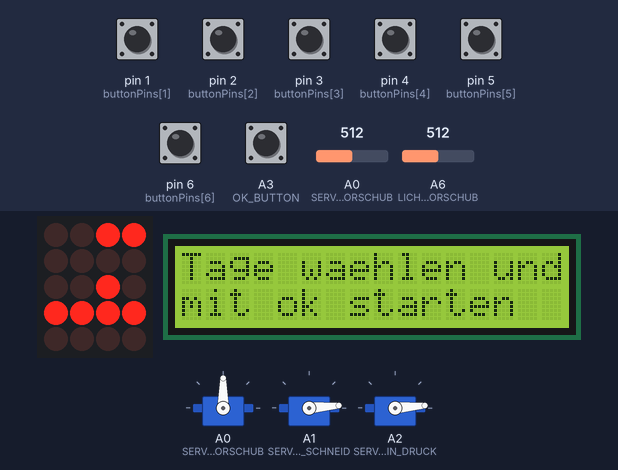
A sketch run on a simulated Arduino Nano, built with avr-gcc and run on an emulated ATmega328P. On the bench: 4×5 LED matrix, 16×2 character LCD, 3 × servo. Wiring (inferred from the names in the program): charlieplexed LEDs: lines pin 7, pin 8, pin 9, pin 10, pin 11. Inputs (shaded band) come from the test bench; at power-on: A3 (OK_BUTTON), pin 1 (buttonPins[1]), pin 2 (buttonPins[2]), pin 3 (buttonPins[3]), pin 4 (buttonPins[4]), pin 5 (buttonPins[5]), pin 6 (buttonPins[6]) HIGH, A0 (SERVO_PIN_VORSCHUB) = 512, A6 (LICHTSCHRANKE_VORSCHUB) = 512.

Above: at 4.1 s.
4.2 s: A3 (OK_BUTTON) pulled LOW for 0.15 s
At 5.2 s:
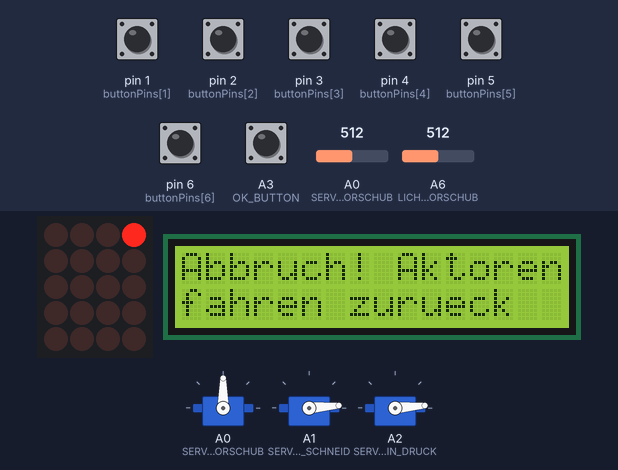
7.3 s: A3 (OK_BUTTON) pulled LOW for 0.15 s
At 7.7 s:
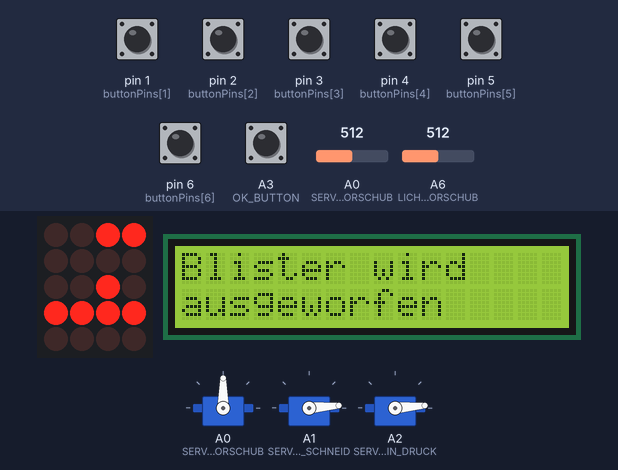
9.4 s: A3 (OK_BUTTON) pulled LOW for 1 s
At 10.3 s:
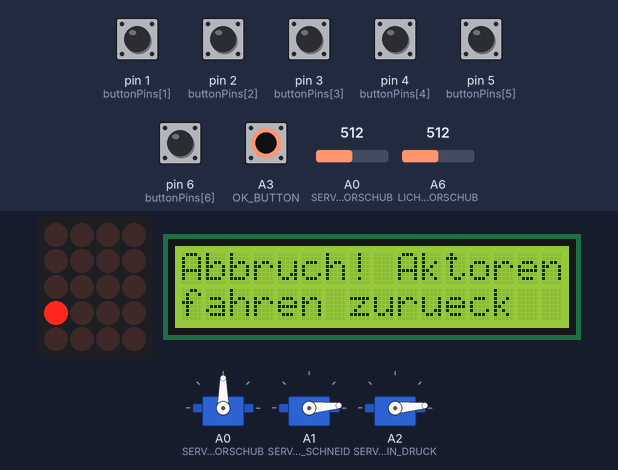
12.9 s: A3 (OK_BUTTON) pulled LOW for 0.15 s
At 15.1 s:
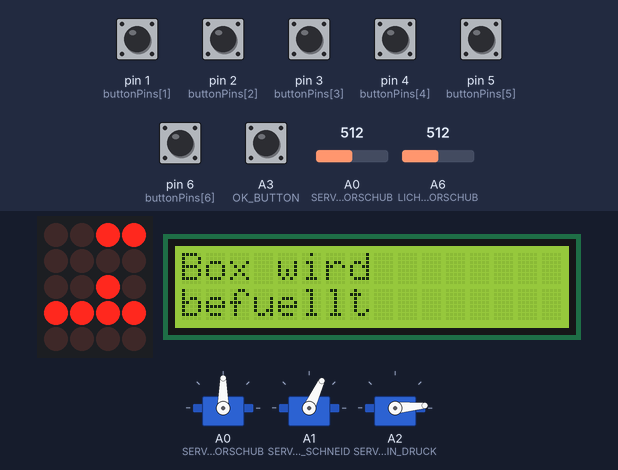
16.0 s: A3 (OK_BUTTON) pulled LOW for 1 s
At 16.5 s:
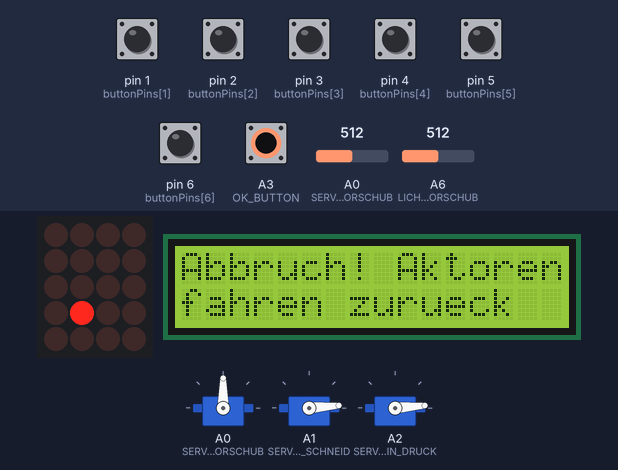
19.5 s: A3 (OK_BUTTON) pulled LOW for 0.15 s
At 22.3 s:
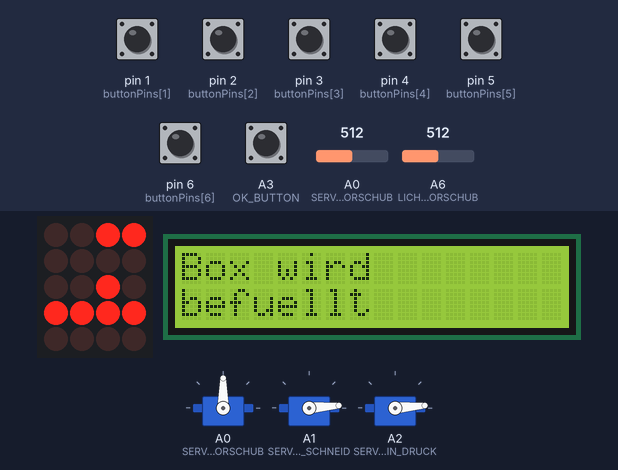
Timing chart, 0 to 28.6 s (numbered marks = the images above; inputs shaded):
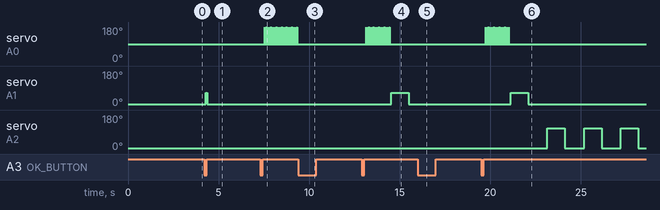

Measured:
- after the input at 4.2 s, servo on A1 (SERVO_PIN_SCHNEID): 5° → 65° after 0.09 s, → 5° 0.07 s later; the display: first changes after 0.16 s (image 1 shows a later state)
- after the input at 7.3 s, servo on A0 (SERVO_PIN_VORSCHUB): alternates 180° for 0.01 s and 90° for 0.05 s, starting after 0.25 s; the display: first changes after 0.13 s (image 2 shows a later state)
- after the input at 9.4 s, servo on A1 (SERVO_PIN_SCHNEID): stays 5° (without the input it goes to 65° after 0.03 s); servo on A2 (SERVO_PIN_DRUCK): stays 5° (without the input it goes to 110° after 2.1 s); the display: first changes after 0.06 s (image 3 shows a later state)
- after the input at 12.9 s, servo on A0 (SERVO_PIN_VORSCHUB): alternates 180° for 0.01 s and 90° for 0.05 s, 44 changes in all, then stays 90°, starting after 0.25 s; servo on A1 (SERVO_PIN_SCHNEID): 5° → 65° after 1.6 s, → 5° 0.96 s later; the display: first changes after 0.13 s (image 4 shows a later state)
- after the input at 16.0 s, servo on A2 (SERVO_PIN_DRUCK): stays 5° (without the input it goes to 110° after 0.56 s); the display: first changes after 0.06 s (image 5 shows a later state)
- after the input at 19.5 s, servo on A0 (SERVO_PIN_VORSCHUB): alternates 180° for 0.01 s and 90° for 0.05 s, 44 changes in all, then stays 90°, starting after 0.24 s; servo on A1 (SERVO_PIN_SCHNEID): 5° → 65° after 1.6 s, → 5° 0.95 s later
- what the display in image 1 shows lasts 2.0 s, from 4.4 s to 6.4 s

The sketch:

master.ino
```cpp
#include <CapacitiveSensor.h>
#include <Servo.h>
#include <Wire.h>              // Wire Bibliothek einbinden
#include <LiquidCrystal_I2C.h> // Vorher hinzugefügte LiquidCrystal_I2C Bibliothek einbinden
#include <stdio.h>
#include <string.h>
LiquidCrystal_I2C lcd(0x27, 16, 2);

// A-E: LED Pins für Charlieplexing
#define E 7
#define D 8
#define C 9
#define B 10
#define A 11

// servo pins
#define SERVO_PIN_SORTIERER 12
#define SERVO_PIN_VORSCHUB A0
#define SERVO_PIN_SCHNEID A1
#define SERVO_PIN_DRUCK A2

// lichtschranken pins
#define LICHTSCHRANKE_PILLDROP A7 //A7 nur als analog in möglich
#define LICHTSCHRANKE_VORSCHUB A6 //A7 nur als analog in möglich

// button pins
#define OK_BUTTON A3
int buttonPins[7] = {0, 1, 2, 3, 4, 5, 6};
#define CAPA_CLOCK 13

// Einstellungen
#define LED_PERIODE 1
#define BUTTON_SCHUTZ_PERIODE 1000
#define BUTTON_TAG_ABTAST_PERIODE 100
#define BUTTON_OK_ABTAST_PERIODE 100
#define LICHTSCHRANKE_PILLDROP_ABTAST_PERIODE 100
#define SERVO_VORSCHUB_SPEED 60 // max = 70
#define AUSWERFZEIT 5000        // in ms
#define BUTTON_SCHWELLE 200     //
#define LICHTSCHRANKE_SCHWELLE_PILLDROP 150
#define LICHTSCHRANKE_SCHWELLE_VORSCHUB 500

unsigned long currentMillis;               // vergangene Zeit in ms seit Programmstart
unsigned long startMillisLed;              // aktuelle LED periode
unsigned long startMillisButtonsSchutz[7]; // aktuellte Button Schutz Periode (entprellen)
unsigned long startMillisButtonsTagAbtast; // aktuelle Tage Button abtast Periode
unsigned long startMillisButtonsOkAbtast;  // aktuelle Ok Button abtast Periode
unsigned long startMillisLSPilldropAbtast; // aktuelle Lichtschranke Pilldrop abtast Periode
unsigned long startMillisServoVorschub;    // aktuelle Servo Vorschub Periode
unsigned long startMillisServoDruck;       // aktuelle Servo Druck Periode
unsigned long startMillisServoSchneid;     // aktuelle Servo Schneid Periode
unsigned long startMillisAuswerfen;        // aktuelle auswerf Periode

int charlieplexingLeds[2][7][2] = // schaltplan, um LED # mit charlieplexing blau oder grün zu schalten
    {
        {{C, A}, {C, B}, {B, C}, {B, D}, {B, E}, {E, A}, {E, B}}, // blau
        {{B, A}, {A, B}, {A, C}, {A, D}, {A, E}, {D, A}, {D, B}}  // grün
};      //  1       2       3       4       5        6       7

// operationsvariablen
int ledIncrement = 0; // aktuell schaltende LED

bool tageButtonValues[7]; // 0: nicht aktiv, 1: aktiv
bool fuellStandBox[7];    // 0: nicht voll, 1: voll
//  bool tageButtonValues[7] = {1,1,1,1,1,1,1}; // 0: nicht aktiv, 1: aktiv
//  bool fuellStandBox[7] = {0,0,0,0,0,0,0};    // 0: nicht voll, 1: voll


int blisterPosition; // Pille über Schneidestempel (0-6) 0: Blister noch nicht im System 6: Pille 5 unter Druck Stempel

int status; // 0: waiting for start, 1: turn to nupsi, 2: cut&press, 3: auswerfen, 4: Abbruch
int sortiererPosition; // 0: not in position, 1: in position

// Servo objekte erstellen
Servo servoSortierer;
Servo servoVorschub;
Servo servoSchneid;
Servo servoDruck;

//capacitive Button Objekte erstellen
CapacitiveSensor tageButtons[7] = {CapacitiveSensor(13, 0),CapacitiveSensor(13, 1),CapacitiveSensor(13, 2),CapacitiveSensor(13, 3),CapacitiveSensor(13, 4),CapacitiveSensor(13, 5),CapacitiveSensor(13, 6)};
CapacitiveSensor okButton = CapacitiveSensor(13, OK_BUTTON);

void setup()
{
  //Serial.begin(9600);

  pinMode(A, INPUT);
  pinMode(B, INPUT);
  pinMode(C, INPUT);
  pinMode(D, INPUT);
  pinMode(E, INPUT);
  pinMode(LICHTSCHRANKE_PILLDROP, INPUT);
  pinMode(LICHTSCHRANKE_VORSCHUB, INPUT);
  pinMode(OK_BUTTON, INPUT);
  for (int i = 0; i < 7; i++)
  {
    pinMode(buttonPins[i], INPUT);
  }

  // timer perioden starten
  startMillisLed = millis();
  startMillisButtonsTagAbtast = millis();
  startMillisButtonsOkAbtast = millis();
  startMillisServoVorschub = millis();
  startMillisServoDruck = millis();
  startMillisServoSchneid = millis();
  for (int i = 0; i < 7; i++)
  {
    startMillisButtonsSchutz[i] = millis();
  }

for (int i = 0; i<7; i++){
  fuellStandBox[i] = 0;
  tageButtonValues[i] = 1;
  }
  status = 0;
  blisterPosition = 0;

  // LCD
  lcd.init();          // Im Setup wird der LCD gestartet
  lcd.backlight();     // Hintergrundbeleuchtung einschalten (lcd.noBacklight(); schaltet die Beleuchtung aus).
  lcd.setCursor(0, 0); // Hier wird die Position des ersten Zeichens festgelegt. In diesem Fall bedeutet (0,0) das erste Zeichen in der ersten Zeile.
  lcd.print("Hallo! Geraet   ");
  lcd.setCursor(0, 1); // In diesem Fall bedeutet (0,1) das erste Zeichen in der zweiten Zeile.
  lcd.print("wird initiiert  ");

  // servos attachen und zurück stellen
  servoVorschub.attach(SERVO_PIN_VORSCHUB);
  servoSchneid.attach(SERVO_PIN_SCHNEID);
  servoDruck.attach(SERVO_PIN_DRUCK);
  servoSchneid.write(5);
  servoDruck.write(5);

  lightshow(); // lichtwelle
  LCD_schalten();
}
void LCD_schalten()
{
  switch (status)
  {
  case 0:                // waiting for start
    lcd.setCursor(0, 0); // Hier wird die Position des ersten Zeichens festgelegt. In diesem Fall bedeutet (0,0) das erste Zeichen in der ersten Zeile.
    lcd.print("Tage waehlen und");
    lcd.setCursor(0, 1); // In diesem Fall bedeutet (0,1) das erste Zeichen in der zweiten Zeile.
    lcd.print("mit ok starten  ");
    break;
  case 1:                // turn to nupsi
    lcd.setCursor(0, 0); // Hier wird die Position des ersten Zeichens festgelegt. In diesem Fall bedeutet (0,0) das erste Zeichen in der ersten Zeile.
    lcd.print("Blister wird    ");
    lcd.setCursor(0, 1); // In diesem Fall bedeutet (0,1) das erste Zeichen in der zweiten Zeile.
    lcd.print("eingezogen      ");
    break;
  case 2:                // cut&press
    lcd.setCursor(0, 0); // Hier wird die Position des ersten Zeichens festgelegt. In diesem Fall bedeutet (0,0) das erste Zeichen in der ersten Zeile.
    lcd.print("Box wird        ");
    lcd.setCursor(0, 1); // In diesem Fall bedeutet (0,1) das erste Zeichen in der zweiten Zeile.
    lcd.print("befuellt        ");
    break;
  case 3:                // auswerfen
    lcd.setCursor(0, 0); // Hier wird die Position des ersten Zeichens festgelegt. In diesem Fall bedeutet (0,0) das erste Zeichen in der ersten Zeile.
    lcd.print("Blister wird    ");
    lcd.setCursor(0, 1); // In diesem Fall bedeutet (0,1) das erste Zeichen in der zweiten Zeile.
    lcd.print("ausgeworfen     ");
    break;
  case 4:                // abbruch
    lcd.setCursor(0, 0); // Hier wird die Position des ersten Zeichens festgelegt. In diesem Fall bedeutet (0,0) das erste Zeichen in der ersten Zeile.
    lcd.print("Abbruch! Aktoren");
    lcd.setCursor(0, 1); // In diesem Fall bedeutet (0,1) das erste Zeichen in der zweiten Zeile.
    lcd.print("fahren zurueck  ");
    break;
  }
}
void sortierer_positionieren()
{
  /**
   * @brief positioniert sortierer abhängig von ausgewählten tagen und fuellständen
   *
   */

  int winkeltabelle[] = {0, 30, 60, 90, 120, 160, 180};
  // erste unbefüllte zu befüllende kammer finden
  for (int i = 0; i < 7; i++)
  {
    if ((tageButtonValues[i] == 1) && (fuellStandBox[i] == 0))
    {
      servoSortierer.write(winkeltabelle[i]);
      sortiererPosition = i;
      break;
    }
  }
}
void light(int pins[2])
{
  /**
   * @brief settet alle LED pins auf GND und stellt dann eine Anoden-Catoden Kombination ein
   * gemäß charlieplexing
   * @param pins der zu schaltenden Anoden [0] und Catoden [1] Pin (in)
   *
   */

  // alle LED pins auf Input -> GND
  pinMode(A, INPUT);
  pinMode(B, INPUT);
  pinMode(C, INPUT);
  pinMode(D, INPUT);
  pinMode(E, INPUT);

  // stellt eine Anoden-Catoden Kombination ein
  pinMode(pins[0], OUTPUT);
  digitalWrite(pins[0], HIGH);
  pinMode(pins[1], OUTPUT);
  digitalWrite(pins[1], LOW);
}
void LED_schalten()
{
  /** LED_schalten
   * @brief schaltet LEDs abhängig von Button Selection (bool tageButtonValues[]) und
   * Füllstatus (int fuellStandBox []) schaltet alle LED_PERIODE ms eine LED
   *
   **/
  // if (currentMillis - startMillisLed >= LED_PERIODE)
  // {
  //   startMillisLed = currentMillis;
    if (tageButtonValues[ledIncrement])
    { // wenn Tag # button aktiv

      // blau (charlieplexingLeds[0][]) wenn tag # fuellStandBox leer,
      // grün (charlieplexingLeds[1][]) wenn tag # fuellStandBox voll
      light(charlieplexingLeds[fuellStandBox[ledIncrement]][ledIncrement]);
    }
    // incrementieren wenn <6, sonst 0
    // ledIncrement = (ledIncrement < 6) ? ledIncrement++ : 0;
    if (ledIncrement < 6)
    {
      ledIncrement++;
    }
    else
    {
      ledIncrement = 0;
    }
//  }
}
void lightshow()
/**
 * @brief leuchtet alle LEDs auf
 *
 */
{
  for (int i = 0; i < 2; i++)
  {
    for (int j = 0; j < 7; j++)
    {
      light(charlieplexingLeds[i][j]);
      delay(100);
    }
    for (int j = 6; j > -1; j--)
    {
      light(charlieplexingLeds[i][j]);
      delay(100);
    }
  }
  // alles aus schalten
  pinMode(A, INPUT);
  pinMode(B, INPUT);
  pinMode(C, INPUT);
  pinMode(D, INPUT);
  pinMode(E, INPUT);
}
void update_tage_button_selection()
{
  /**
   * @brief ändert für jeden Button periodisch nach BUTTON_TAG_ABTAST_PERIODE den selection
   * Status wenn der Button gedrückt wurde und die BUTTON_SCHUTZ_PERIODE für diesen Button
   * abgelaufen ist
   *
   */
  if (currentMillis - startMillisButtonsTagAbtast >= BUTTON_TAG_ABTAST_PERIODE)
  {
    startMillisButtonsTagAbtast = currentMillis; // abtast Periode resetten
    //Serial.println("Buttonvalues:");
    for (int i = 1; i < 7; i++)

    {
      //Serial.println(tageButtonValues[i]);
      //if (currentMillis - startMillisButtonsSchutz[i] >= BUTTON_SCHUTZ_PERIODE)
      //{
        startMillisButtonsSchutz[i] = currentMillis; // Button Schutz Periode resetten
        if (tageButtons[i].capacitiveSensor(30) > BUTTON_SCHWELLE) // Button Selection umkehren wenn Button gedrückt
        {
          tageButtonValues[i] = !tageButtonValues[i];
        }
      //}
    }
  }
}
bool auf_neuen_blister_warten()
{
  //!!
  return 1;
}
bool blister_auswerfen()
{
  /**
   *
   *
   */
  if (currentMillis - startMillisAuswerfen > AUSWERFZEIT)
  {
    return true;
  }
  else
  {
    // 360 grad Servo PWM steuern
    if (currentMillis - startMillisServoVorschub <= (70 - SERVO_VORSCHUB_SPEED))
    {
      servoVorschub.write(180);
    }
    else
    {
      if (currentMillis - startMillisServoVorschub <= SERVO_VORSCHUB_SPEED)
      {
        servoVorschub.write(90);
      }
      else
      {
        startMillisServoVorschub = millis();
      }
    }
    return false;
  }
}
bool abfrage_ok_button()
{
  /**
   * @brief fragt periodisch den OK Button Wert ab und gibt ihn zurück
   * @param buttonOkValue   Button Value (out)
   *
   */
  bool buttonOkValue = false;
  if (millis() - startMillisButtonsOkAbtast >= BUTTON_OK_ABTAST_PERIODE)
  {
    startMillisButtonsOkAbtast = millis(); // abtast Periode resetten
    buttonOkValue = (okButton.capacitiveSensor(30) > BUTTON_SCHWELLE);
    //Serial.println(buttonOkValue);
  }
  return buttonOkValue;
}
void abfrage_pilldrop_lichtschranke()
{
  /**
   * @brief fragt periodisch den LS Wert ab und updatet fuellstand
   *
   */
  if (currentMillis - startMillisLSPilldropAbtast >= LICHTSCHRANKE_PILLDROP_ABTAST_PERIODE)
  {
    startMillisLSPilldropAbtast = millis(); // abtast Periode resetten
    if(analogRead(LICHTSCHRANKE_PILLDROP > LICHTSCHRANKE_SCHWELLE_PILLDROP)){
    fuellStandBox[sortiererPosition] = 1;
  }
  }
}
bool warte_auf_start()
{
  /**
   * @brief Liest Tag Button Values aus, speichert diese und gibt die eingestellten Tage
   * via LED Front an User aus.
   * @param okButtonValue periodische Abfrage von ok button (out)
   */
  bool okButtonValue = abfrage_ok_button();
  update_tage_button_selection();
  return okButtonValue;
}
bool abfrage_fuellstand()
{
  /**
   * @brief return true wenn gewünschter füllstand erreicht ist
   *
   */
  if (memcmp(fuellStandBox, tageButtonValues, sizeof(fuellStandBox)) == 0)
  {
    return true;
  }
  else
  {
    return false;
  }
}
bool vorschub_bis_nupsi()
/**
 * @brief Schiebt die Blisterfixierung so lange weiter, bis Lichtschranke von Nupsi unterbrochen ist.
 * @param nupsiInLichtschranke Ist Lichtschranke von Nupsi unterbrochen?
 *
 */
{
  bool nupsiInLichtschranke;
  if (analogRead(LICHTSCHRANKE_VORSCHUB) < LICHTSCHRANKE_SCHWELLE_VORSCHUB) // Fall: Nupsi unterbricht Lichtschranke nicht
  {
    nupsiInLichtschranke = false;
    // 360 grad Servo PWM steuern
    if (currentMillis - startMillisServoVorschub <= (70 - SERVO_VORSCHUB_SPEED))
    {
      servoVorschub.write(0);
    }
    else
    {
      if (currentMillis - startMillisServoVorschub <= SERVO_VORSCHUB_SPEED)
      {
        servoVorschub.write(90);
      }
      else
      {
        startMillisServoVorschub = millis();
      }
    }
  }
  else // Fall: Nupsi unterbricht Lichtschranke
  {
    nupsiInLichtschranke = true;
    servoVorschub.write(90); // Servo anhalten
  }
  //Serial.print("nupsiInLichtschranke:");
  //Serial.println(analogRead(LICHTSCHRANKE_VORSCHUB));
  return nupsiInLichtschranke;
}
bool cut_blister()
{
  /**
   *
   * @brief fährt schneide Servo vor, nach einer sekunde zurück und gibt nach zwei sekunden true zurück
   *
   */
  bool done;
  if (currentMillis - startMillisServoSchneid >= 2000)
  {
    done = true;
  }
  else if (currentMillis - startMillisServoSchneid >= 1000)
  {
    servoSchneid.write(5);
    done = false;
  }
  else
  {
    servoSchneid.write(65);
    done = false;
  }
  return done;
}
bool press_pill()
{
   /**
   *
   * @brief fährt ausdrück Servo vor, nach einer sekunde zurück und gibt nach zwei sekunden true zurück
   *
   */
  bool done;
  if (currentMillis - startMillisServoDruck >= 2000)
  {
    done = true;
  }
  else if (currentMillis - startMillisServoDruck >= 1000)
  {
    servoDruck.write(5);
    done = false;
  }
  else
  {
    servoDruck.write(110);
    done = false;
  }
  return done;
}
void loop()
{
  currentMillis = millis(); // aktuelle Zeit speichern
  //LCD_schalten();
  LED_schalten();
  //sortierer_positionieren();
  //Serial.print("Status:");
  //Serial.println(status);
  abfrage_pilldrop_lichtschranke();

  if (abfrage_fuellstand() && !(status == 4))
  {
    status = 3; //auswerfen
    LCD_schalten();
    startMillisAuswerfen = currentMillis; // auswerfen wenn fuellstand erreicht
  }

  switch (status)
  {
  case 0: // wait for start
    if (warte_auf_start()) //true wenn ok button gedrückt
    {
      status = 1; //blister positionieren
      LCD_schalten();
    }
    break;
  case 1: // blister positionieren
  /*
    if (abfrage_ok_button()) //wenn ok gedrückt -> abbruch
    {
      status = 4; //abbruch
      LCD_schalten();
      break;
    }
    */
    if (blisterPosition < 6) // blisterPosition: Pille über Schneidestempel (0-6) 0: Blister noch nicht im System; 6: Pille 5 unter Druck Stempel
    {
      if (vorschub_bis_nupsi()) //true wenn nupsi in lichtschranke
      {
        blisterPosition++;
        status = 2; // press&cut
        LCD_schalten();
        startMillisServoDruck = currentMillis;
        startMillisServoSchneid = currentMillis;
      }
    }
    else
    {
      status = 3; //auswerfen
      LCD_schalten();
      startMillisAuswerfen = currentMillis;
    }

    break;
  case 2: // press&cut
    if (abfrage_ok_button())
    {
      status = 4; //abbruch
      LCD_schalten();
      break;
    }
    if (blisterPosition == 1)
    {
      if (cut_blister())
      {
        status = 1; // blister positionieren
        LCD_schalten();
      }
    }
    else if (blisterPosition == 6)
    {
      if (press_pill())
      {
        status = 1; // blister positionieren
        LCD_schalten();
      }
    }
    else
    {
      if (press_pill() && cut_blister())
      {
        status = 1; // blister positionieren
        LCD_schalten();
      }
    }

    break;
  case 3: // auswerfen
    if (abfrage_ok_button())
    {
      status = 4;
      LCD_schalten();
      break;
    }
    if (blister_auswerfen())
    {

      if (abfrage_fuellstand())
      {
        setup(); // reset
      }
      else
      {
        blisterPosition = 0;
        status = 1; // neuen blister einziehen
        LCD_schalten();
      }
    }
    break;
  case 4: // abbruch
    servoDruck.write(5);
    servoSchneid.write(5);
    servoVorschub.write(90);

    delay(2000);
    lcd.setCursor(0, 0); // Hier wird die Position des ersten Zeichens festgelegt. In diesem Fall bedeutet (0,0) das erste Zeichen in der ersten Zeile.
    lcd.print("Auswerfen mit   ");
    lcd.setCursor(0, 1); // In diesem Fall bedeutet (0,1) das erste Zeichen in der zweiten Zeile.
    lcd.print("ok bestaetigen  ");

    while (1)
    {
      if (abfrage_ok_button())
      {
        break;
      }
    }
    status = 3;
    LCD_schalten();
    startMillisAuswerfen = currentMillis;
    break;
  }
  Serial.print("Zeit für Durchlauf");
  Serial.println(millis()-currentMillis);
}
```
